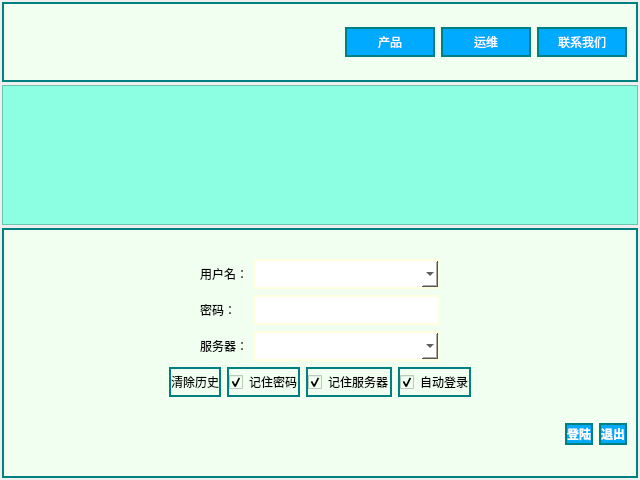
<?xml version="1.0" encoding="UTF-8"?>
<ui version="4.0">
 <class>LoginPageII</class>
 <widget class="QWidget" name="LoginPageII">
  <property name="geometry">
   <rect>
    <x>0</x>
    <y>0</y>
    <width>640</width>
    <height>480</height>
   </rect>
  </property>
  <property name="windowTitle">
   <string>Form</string>
  </property>
  <layout class="QVBoxLayout" name="verticalLayout">
   <property name="spacing">
    <number>1</number>
   </property>
   <property name="leftMargin">
    <number>1</number>
   </property>
   <property name="topMargin">
    <number>1</number>
   </property>
   <property name="rightMargin">
    <number>1</number>
   </property>
   <property name="bottomMargin">
    <number>1</number>
   </property>
   <item>
    <widget class="QWidget" name="widget" native="true">
     <layout class="QVBoxLayout" name="verticalLayout_4">
      <property name="spacing">
       <number>3</number>
      </property>
      <property name="leftMargin">
       <number>1</number>
      </property>
      <property name="topMargin">
       <number>1</number>
      </property>
      <property name="rightMargin">
       <number>1</number>
      </property>
      <property name="bottomMargin">
       <number>1</number>
      </property>
      <item>
       <widget class="QFrame" name="frame_3">
        <property name="sizePolicy">
         <sizepolicy hsizetype="Preferred" vsizetype="Fixed">
          <horstretch>0</horstretch>
          <verstretch>50</verstretch>
         </sizepolicy>
        </property>
        <property name="minimumSize">
         <size>
          <width>0</width>
          <height>80</height>
         </size>
        </property>
        <property name="maximumSize">
         <size>
          <width>16777215</width>
          <height>80</height>
         </size>
        </property>
        <property name="styleSheet">
         <string notr="true">background-color: #f0fff0;
border:1.5px solid #008080;
background: url(:/Resources/0001-01.png) no-repeat left center fixed color #f0fff0;</string>
        </property>
        <property name="frameShape">
         <enum>QFrame::StyledPanel</enum>
        </property>
        <property name="frameShadow">
         <enum>QFrame::Raised</enum>
        </property>
        <layout class="QHBoxLayout" name="horizontalLayout_3">
         <item>
          <spacer name="horizontalSpacer_6">
           <property name="orientation">
            <enum>Qt::Horizontal</enum>
           </property>
           <property name="sizeHint" stdset="0">
            <size>
             <width>40</width>
             <height>20</height>
            </size>
           </property>
          </spacer>
         </item>
         <item>
          <widget class="QPushButton" name="pushButton_4">
           <property name="sizePolicy">
            <sizepolicy hsizetype="Fixed" vsizetype="Fixed">
             <horstretch>0</horstretch>
             <verstretch>0</verstretch>
            </sizepolicy>
           </property>
           <property name="minimumSize">
            <size>
             <width>90</width>
             <height>30</height>
            </size>
           </property>
           <property name="maximumSize">
            <size>
             <width>90</width>
             <height>30</height>
            </size>
           </property>
           <property name="styleSheet">
            <string notr="true">color: rgb(255, 255, 255);
background-color: rgb(0, 170, 255);
background-image: url(:/Resources/temp/bg2.png);</string>
           </property>
           <property name="text">
            <string>产品</string>
           </property>
          </widget>
         </item>
         <item>
          <widget class="QPushButton" name="pushButton_3">
           <property name="sizePolicy">
            <sizepolicy hsizetype="Fixed" vsizetype="Fixed">
             <horstretch>0</horstretch>
             <verstretch>0</verstretch>
            </sizepolicy>
           </property>
           <property name="minimumSize">
            <size>
             <width>90</width>
             <height>30</height>
            </size>
           </property>
           <property name="maximumSize">
            <size>
             <width>90</width>
             <height>30</height>
            </size>
           </property>
           <property name="styleSheet">
            <string notr="true">color: rgb(255, 255, 255);
background-color: rgb(0, 170, 255);
background-image: url(:/Resources/temp/bg2.png);</string>
           </property>
           <property name="text">
            <string>运维</string>
           </property>
          </widget>
         </item>
         <item>
          <widget class="QPushButton" name="pushButton">
           <property name="sizePolicy">
            <sizepolicy hsizetype="Fixed" vsizetype="Fixed">
             <horstretch>0</horstretch>
             <verstretch>0</verstretch>
            </sizepolicy>
           </property>
           <property name="minimumSize">
            <size>
             <width>90</width>
             <height>30</height>
            </size>
           </property>
           <property name="maximumSize">
            <size>
             <width>90</width>
             <height>30</height>
            </size>
           </property>
           <property name="styleSheet">
            <string notr="true">color: rgb(255, 255, 255);
background-color: rgb(0, 170, 255);
background-image: url(:/Resources/temp/bg2.png);</string>
           </property>
           <property name="text">
            <string>联系我们</string>
           </property>
          </widget>
         </item>
        </layout>
       </widget>
      </item>
      <item>
       <widget class="QScrollArea" name="scrollArea">
        <property name="sizePolicy">
         <sizepolicy hsizetype="Expanding" vsizetype="Expanding">
          <horstretch>1</horstretch>
          <verstretch>1</verstretch>
         </sizepolicy>
        </property>
        <property name="minimumSize">
         <size>
          <width>0</width>
          <height>0</height>
         </size>
        </property>
        <property name="maximumSize">
         <size>
          <width>16777215</width>
          <height>16777215</height>
         </size>
        </property>
        <property name="contextMenuPolicy">
         <enum>Qt::CustomContextMenu</enum>
        </property>
        <property name="acceptDrops">
         <bool>false</bool>
        </property>
        <property name="styleSheet">
         <string notr="true">background-color: rgb(140, 255, 227);</string>
        </property>
        <property name="sizeAdjustPolicy">
         <enum>QAbstractScrollArea::AdjustToContents</enum>
        </property>
        <property name="widgetResizable">
         <bool>true</bool>
        </property>
        <widget class="QWidget" name="scrollAreaWidgetContents">
         <property name="geometry">
          <rect>
           <x>0</x>
           <y>0</y>
           <width>634</width>
           <height>138</height>
          </rect>
         </property>
         <layout class="QVBoxLayout" name="verticalLayout_5"/>
        </widget>
       </widget>
      </item>
      <item>
       <widget class="QFrame" name="frame">
        <property name="sizePolicy">
         <sizepolicy hsizetype="Minimum" vsizetype="Fixed">
          <horstretch>0</horstretch>
          <verstretch>0</verstretch>
         </sizepolicy>
        </property>
        <property name="minimumSize">
         <size>
          <width>600</width>
          <height>250</height>
         </size>
        </property>
        <property name="maximumSize">
         <size>
          <width>16777215</width>
          <height>250</height>
         </size>
        </property>
        <property name="styleSheet">
         <string notr="true">background-color: #f0fff0;
border:1.5px solid #008080;</string>
        </property>
        <property name="frameShape">
         <enum>QFrame::StyledPanel</enum>
        </property>
        <property name="frameShadow">
         <enum>QFrame::Raised</enum>
        </property>
        <layout class="QVBoxLayout" name="verticalLayout_3">
         <item>
          <layout class="QVBoxLayout" name="verticalLayout_2">
           <item>
            <layout class="QGridLayout" name="gridLayout">
             <item row="2" column="1">
              <widget class="QLabel" name="label_3">
               <property name="minimumSize">
                <size>
                 <width>0</width>
                 <height>30</height>
                </size>
               </property>
               <property name="maximumSize">
                <size>
                 <width>16777215</width>
                 <height>30</height>
                </size>
               </property>
               <property name="styleSheet">
                <string notr="true">border: 0px;</string>
               </property>
               <property name="lineWidth">
                <number>0</number>
               </property>
               <property name="text">
                <string>服务器：</string>
               </property>
              </widget>
             </item>
             <item row="2" column="2">
              <widget class="QComboBox" name="comboBox_server">
               <property name="minimumSize">
                <size>
                 <width>0</width>
                 <height>30</height>
                </size>
               </property>
               <property name="maximumSize">
                <size>
                 <width>16777215</width>
                 <height>30</height>
                </size>
               </property>
               <property name="styleSheet">
                <string notr="true">background-color: rgb(255, 255, 255);
color: rgb(0, 0, 0);
border-color: rgb(255, 255, 222);</string>
               </property>
               <property name="editable">
                <bool>true</bool>
               </property>
              </widget>
             </item>
             <item row="1" column="1">
              <widget class="QLabel" name="label_2">
               <property name="sizePolicy">
                <sizepolicy hsizetype="Preferred" vsizetype="Fixed">
                 <horstretch>0</horstretch>
                 <verstretch>0</verstretch>
                </sizepolicy>
               </property>
               <property name="minimumSize">
                <size>
                 <width>0</width>
                 <height>30</height>
                </size>
               </property>
               <property name="maximumSize">
                <size>
                 <width>16777215</width>
                 <height>30</height>
                </size>
               </property>
               <property name="styleSheet">
                <string notr="true">border: 0px;</string>
               </property>
               <property name="lineWidth">
                <number>0</number>
               </property>
               <property name="text">
                <string>密码：</string>
               </property>
              </widget>
             </item>
             <item row="0" column="1">
              <widget class="QLabel" name="label">
               <property name="sizePolicy">
                <sizepolicy hsizetype="Preferred" vsizetype="Fixed">
                 <horstretch>0</horstretch>
                 <verstretch>30</verstretch>
                </sizepolicy>
               </property>
               <property name="maximumSize">
                <size>
                 <width>16777215</width>
                 <height>30</height>
                </size>
               </property>
               <property name="styleSheet">
                <string notr="true">border: 0px;</string>
               </property>
               <property name="lineWidth">
                <number>0</number>
               </property>
               <property name="text">
                <string>用户名：</string>
               </property>
              </widget>
             </item>
             <item row="0" column="2">
              <widget class="QComboBox" name="comboBox_username">
               <property name="minimumSize">
                <size>
                 <width>0</width>
                 <height>30</height>
                </size>
               </property>
               <property name="maximumSize">
                <size>
                 <width>16777215</width>
                 <height>30</height>
                </size>
               </property>
               <property name="styleSheet">
                <string notr="true">background-color: rgb(255, 255, 255);
color: rgb(0, 0, 0);
border-color: rgb(255, 255, 222);</string>
               </property>
               <property name="editable">
                <bool>true</bool>
               </property>
              </widget>
             </item>
             <item row="1" column="0">
              <spacer name="horizontalSpacer_2">
               <property name="orientation">
                <enum>Qt::Horizontal</enum>
               </property>
               <property name="sizeHint" stdset="0">
                <size>
                 <width>40</width>
                 <height>20</height>
                </size>
               </property>
              </spacer>
             </item>
             <item row="1" column="2">
              <widget class="QLineEdit" name="lineEdit_login_password">
               <property name="minimumSize">
                <size>
                 <width>0</width>
                 <height>30</height>
                </size>
               </property>
               <property name="maximumSize">
                <size>
                 <width>16777215</width>
                 <height>30</height>
                </size>
               </property>
               <property name="styleSheet">
                <string notr="true">background-color: rgb(255, 255, 255);
color: rgb(0, 0, 0);
border-color: rgb(255, 255, 222);</string>
               </property>
               <property name="inputMethodHints">
                <set>Qt::ImhNone</set>
               </property>
               <property name="text">
                <string/>
               </property>
              </widget>
             </item>
             <item row="1" column="3">
              <spacer name="horizontalSpacer_3">
               <property name="orientation">
                <enum>Qt::Horizontal</enum>
               </property>
               <property name="sizeHint" stdset="0">
                <size>
                 <width>40</width>
                 <height>20</height>
                </size>
               </property>
              </spacer>
             </item>
            </layout>
           </item>
           <item>
            <layout class="QHBoxLayout" name="horizontalLayout">
             <item>
              <spacer name="horizontalSpacer">
               <property name="orientation">
                <enum>Qt::Horizontal</enum>
               </property>
               <property name="sizeHint" stdset="0">
                <size>
                 <width>40</width>
                 <height>20</height>
                </size>
               </property>
              </spacer>
             </item>
             <item>
              <widget class="QPushButton" name="pushButton_login_clear">
               <property name="sizePolicy">
                <sizepolicy hsizetype="Fixed" vsizetype="Fixed">
                 <horstretch>0</horstretch>
                 <verstretch>0</verstretch>
                </sizepolicy>
               </property>
               <property name="minimumSize">
                <size>
                 <width>0</width>
                 <height>30</height>
                </size>
               </property>
               <property name="maximumSize">
                <size>
                 <width>16777215</width>
                 <height>30</height>
                </size>
               </property>
               <property name="text">
                <string>清除历史</string>
               </property>
              </widget>
             </item>
             <item>
              <widget class="QCheckBox" name="checkBox_savePasswd">
               <property name="minimumSize">
                <size>
                 <width>0</width>
                 <height>30</height>
                </size>
               </property>
               <property name="maximumSize">
                <size>
                 <width>16777215</width>
                 <height>30</height>
                </size>
               </property>
               <property name="text">
                <string>记住密码</string>
               </property>
               <property name="checked">
                <bool>true</bool>
               </property>
              </widget>
             </item>
             <item>
              <widget class="QCheckBox" name="checkBox_saveServer">
               <property name="minimumSize">
                <size>
                 <width>0</width>
                 <height>30</height>
                </size>
               </property>
               <property name="maximumSize">
                <size>
                 <width>16777215</width>
                 <height>30</height>
                </size>
               </property>
               <property name="text">
                <string>记住服务器</string>
               </property>
               <property name="checked">
                <bool>true</bool>
               </property>
              </widget>
             </item>
             <item>
              <widget class="QCheckBox" name="checkBox_autologin">
               <property name="minimumSize">
                <size>
                 <width>0</width>
                 <height>30</height>
                </size>
               </property>
               <property name="maximumSize">
                <size>
                 <width>16777215</width>
                 <height>30</height>
                </size>
               </property>
               <property name="text">
                <string>自动登录</string>
               </property>
               <property name="checked">
                <bool>true</bool>
               </property>
              </widget>
             </item>
             <item>
              <spacer name="horizontalSpacer_4">
               <property name="orientation">
                <enum>Qt::Horizontal</enum>
               </property>
               <property name="sizeHint" stdset="0">
                <size>
                 <width>40</width>
                 <height>20</height>
                </size>
               </property>
              </spacer>
             </item>
            </layout>
           </item>
          </layout>
         </item>
         <item>
          <layout class="QHBoxLayout" name="horizontalLayout_2">
           <item>
            <spacer name="horizontalSpacer_5">
             <property name="orientation">
              <enum>Qt::Horizontal</enum>
             </property>
             <property name="sizeHint" stdset="0">
              <size>
               <width>40</width>
               <height>20</height>
              </size>
             </property>
            </spacer>
           </item>
           <item>
            <widget class="QPushButton" name="pushButton_login_signin">
             <property name="font">
              <font>
               <family>Arial</family>
               <weight>75</weight>
               <bold>true</bold>
              </font>
             </property>
             <property name="acceptDrops">
              <bool>true</bool>
             </property>
             <property name="styleSheet">
              <string notr="true">color: rgb(255, 255, 255);
background-color: rgb(0, 170, 255);</string>
             </property>
             <property name="text">
              <string>登陆</string>
             </property>
            </widget>
           </item>
           <item>
            <widget class="QPushButton" name="pushButton_login_exit">
             <property name="font">
              <font>
               <family>Arial</family>
               <weight>75</weight>
               <bold>true</bold>
              </font>
             </property>
             <property name="styleSheet">
              <string notr="true">color: rgb(255, 255, 255);
background-color: rgb(0, 170, 255);</string>
             </property>
             <property name="text">
              <string>退出</string>
             </property>
            </widget>
           </item>
          </layout>
         </item>
        </layout>
       </widget>
      </item>
     </layout>
    </widget>
   </item>
  </layout>
 </widget>
 <resources/>
 <connections/>
</ui>
